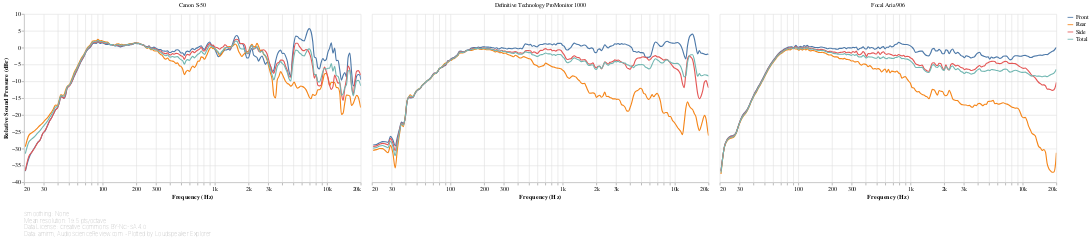

Source (notebook cell):
### Markdown cell above
[ANSI-CTA-2034-A](https://shop.cta.tech/products/standard-method-of-measurement-for-in-home-loudspeakers) section 5.2 defines the following Horizontal Reflection curves as the power average of the responses at the following horizontal angles:

- **Front**: ±0-30°
- **Side**: ±40-80°
- **Rear**: ±90-180° (i.e. rear semicircle)

### Code cell
#@markdown
def reflection_responses_chart(axis):
    return conditional_chart(max_sidebyside_speaker_count, lambda: frequency_response_db_chart(
        speakers_fr_ready
            .loc[:, f'{axis} Reflections']
            .rename_axis(columns=['Direction'])
            .rename(columns=lambda column:
                    re.sub(f' ?{axis} ?', '', re.sub(' ?Reflection ?', '', column))),
        lambda chart: lsx.util.pipe(chart
            .encode(sound_pressure_yaxis(), key_color()),
            speaker_facet, speaker_input),
        lambda chart: lsx.alt.interactive_line(chart),
        fold={},
        additional_tooltips=[alt.Tooltip('key', type='nominal', title='Direction')],
        sidebyside=True))

reflection_responses_chart('Horizontal')

### Figure 1 — Vega-Lite specification as saved in the notebook (floating-point values rounded to 4 significant figures; data arrays with more than 128 entries replaced by an {"elided": "..."} marker saying what was removed)
{"config": {"view": {"continuousWidth": 400, "continuousHeight": 300, "opacity": 0}}, "vconcat": [{"data": {"name": "data-0e30e4a48c22db4de152008b4bc3f79e"}, "facet": {"type": "nominal", "field": "speaker", "title": null}, "spec": {"layer": [{"mark": {"type": "line", "clip": true, "interpolate": "monotone"}, "encoding": {"opacity": {"condition": {"value": 1, "selection": "selector026"}, "value": 0.2}}, "selection": {"selector026": {"type": "multi", "encodings": ["color"], "bind": "legend"}, "selector028": {"type": "interval", "bind": "scales", "encodings": ["x", "y"]}, "selector029": {"type": "single", "fields": ["speaker"], "bind": {"input": "select", "options": [null, "Canon S-50", "Definitive Technology ProMonitor 1000", "Focal Aria 906"], "labels": ["All", "Canon S-50", "Definitive Technology ProMonitor 1000", "Focal Aria 906"], "name": "Speaker: "}}}}, {"mark": {"type": "circle", "clip": true, "size": 100}, "encoding": {"fillOpacity": {"condition": {"value": 0.3, "selection": "selector027"}, "value": 0}}, "selection": {"selector027": {"type": "single", "on": "mouseover", "clear": "mouseout", "empty": "none", "encodings": ["x", "y"]}}}], "encoding": {"color": {"type": "nominal", "field": "key", "legend": {"symbolType": "stroke"}, "sort": null, "title": null}, "tooltip": [{"type": "nominal", "field": "key", "title": "Direction"}, {"type": "quantitative", "field": "frequency", "format": ".03s", "title": "Frequency (Hz)"}, {"type": "quantitative", "field": "value", "format": ".2f", "title": "Value (dB)"}], "x": {"type": "quantitative", "axis": {"format": "s"}, "field": "frequency", "scale": {"base": 10, "domain": [20, 20000], "nice": false, "type": "log"}, "title": "Frequency (Hz)"}, "y": {"type": "quantitative", "axis": {"grid": true}, "field": "value", "scale": {"domain": [-40, 10]}, "title": ["Relative Sound Pressure (dBr)"]}}, "height": 300, "transform": [{"flatten": ["frequency", "Front", "Rear", "Side", "Total"]}, {"fold": ["Front", "Rear", "Side", "Total"]}], "width": 600}, "transform": [{"filter": {"selection": "selector029"}}]}, {"mark": "text", "height": 1, "title": {"text": ["Smoothing: None", "Mean resolution: 19.5 pts/octave", "Data License: Creative Commons BY-NC-SA 4.0", "Data: amirm, AudioScienceReview.com - Plotted by Loudspeaker Explorer"], "anchor": "start", "color": "gray", "fontSize": 10, "fontWeight": "lighter"}, "width": 600}], "resolve": {"legend": {"color": "independent"}}, "$schema": "https://vega.github.io/schema/vega-lite/v4.8.1.json", "datasets": {"data-0e30e4a48c22db4de152008b4bc3f79e": [{"speaker": "Canon S-50", "frequency": {"elided": "194 float values"}, "Front": {"elided": "194 float values"}, "Rear": {"elided": "194 float values"}, "Side": {"elided": "194 float values"}, "Total": {"elided": "194 float values"}}, {"speaker": "Definitive Technology ProMonitor 1000", "frequency": {"elided": "194 float values"}, "Front": {"elided": "194 float values"}, "Rear": {"elided": "194 float values"}, "Side": {"elided": "194 float values"}, "Total": {"elided": "194 float values"}}, {"speaker": "Focal Aria 906", "frequency": {"elided": "194 float values"}, "Front": {"elided": "194 float values"}, "Rear": {"elided": "194 float values"}, "Side": {"elided": "194 float values"}, "Total": {"elided": "194 float values"}}]}}
